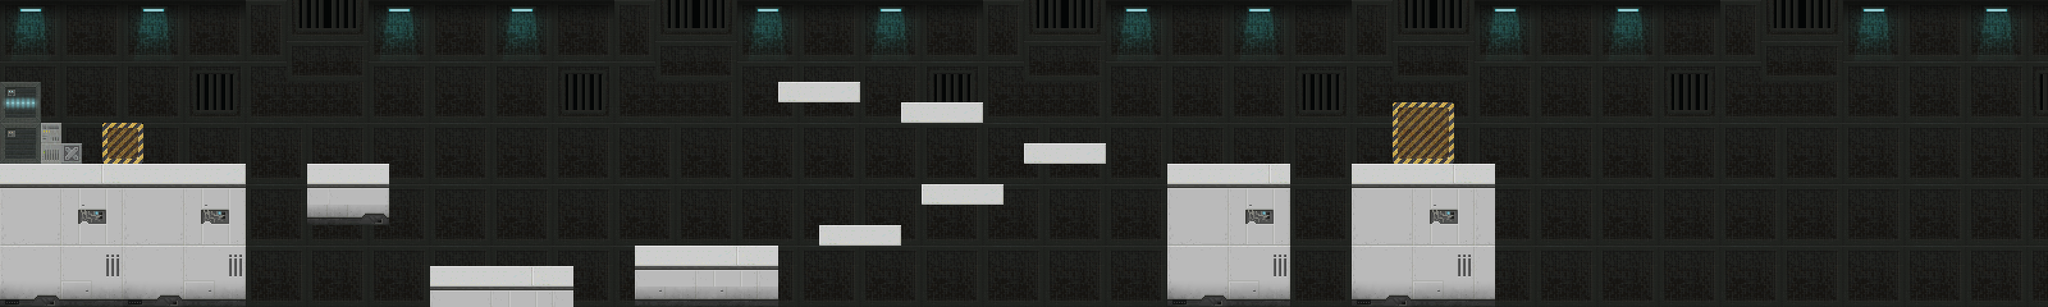

The image is a tile-based game level rendered from a .tmx file. Its description and source (layers, tilesets, objects; grid data summarised) follow:
An orthogonal 100x15 tile map with 32x32 px tiles, 2 tile layers (background, foreground), 2 tilesets and 29 objects (10x CoinEntity, 3x EnemyEntity, mainPlayer, me.LevelEntity).

<map version="1.0" tiledversion="1.1.5" orientation="orthogonal" renderorder="left-down" width="100" height="15" tilewidth="32" tileheight="32" infinite="0" nextobjectid="37">
 <tileset firstgid="1" source="scifi_platformTiles_32x32.tsx" />
 <tileset firstgid="806" source="tilesetOpenGame.tsx" />
 <layer name="background" width="100" height="15">
  <data>[1500 cells, 1500 non-empty, 125 distinct tile ids]</data>
 </layer>
 <objectgroup color="#23ff06" name="Entity">
  <object id="1" name="mainPlayer" x="169.589" y="162.403" width="64" height="64">
   <properties>
    <property name="framewidth" type="int" value="64" />
    <property name="image" type="file" value="../img/sprite/tim.png" />
   </properties>
  </object>
  <object id="9" name="CoinEntity" x="736.345" y="386.718" width="32" height="32" rotation="180">
   <properties>
    <property name="framewidth" type="int" value="32" />
    <property name="image" type="file" value="../img/sprite/spinning_coin_gold.png" />
   </properties>
  </object>
  <object id="10" name="CoinEntity" x="774.476" y="386.803" width="32" height="32" rotation="180">
   <properties>
    <property name="framewidth" type="int" value="32" />
    <property name="image" type="file" value="../img/sprite/spinning_coin_gold.png" />
   </properties>
  </object>
  <object id="14" name="CoinEntity" x="812.501" y="386.848" width="32" height="32" rotation="180">
   <properties>
    <property name="framewidth" type="int" value="32" />
    <property name="image" type="file" value="../img/sprite/spinning_coin_gold.png" />
   </properties>
  </object>
  <object id="15" name="CoinEntity" x="850.147" y="386.848" width="32" height="32" rotation="180">
   <properties>
    <property name="framewidth" type="int" value="32" />
    <property name="image" type="file" value="../img/sprite/spinning_coin_gold.png" />
   </properties>
  </object>
  <object id="16" name="CoinEntity" x="1117.66" y="222.445" width="32" height="32" rotation="180">
   <properties>
    <property name="framewidth" type="int" value="32" />
    <property name="image" type="file" value="../img/sprite/spinning_coin_gold.png" />
   </properties>
  </object>
  <object id="17" name="CoinEntity" x="1251.12" y="104.788" width="32" height="32" rotation="180">
   <properties>
    <property name="framewidth" type="int" value="32" />
    <property name="image" type="file" value="../img/sprite/spinning_coin_gold.png" />
   </properties>
  </object>
  <object id="18" name="CoinEntity" x="1294.49" y="104.788" width="32" height="32" rotation="180">
   <properties>
    <property name="framewidth" type="int" value="32" />
    <property name="image" type="file" value="../img/sprite/spinning_coin_gold.png" />
   </properties>
  </object>
  <object id="19" name="CoinEntity" x="1337.32" y="104.255" width="32" height="32" rotation="180">
   <properties>
    <property name="framewidth" type="int" value="32" />
    <property name="image" type="file" value="../img/sprite/spinning_coin_gold.png" />
   </properties>
  </object>
  <object id="31" name="CoinEntity" x="536.295" y="220.01" width="32" height="32" rotation="180">
   <properties>
    <property name="framewidth" type="int" value="32" />
    <property name="image" type="file" value="../img/sprite/spinning_coin_gold.png" />
   </properties>
  </object>
  <object id="32" name="CoinEntity" x="583.154" y="219.706" width="32" height="32" rotation="180">
   <properties>
    <property name="framewidth" type="int" value="32" />
    <property name="image" type="file" value="../img/sprite/spinning_coin_gold.png" />
   </properties>
  </object>
  <object id="34" name="me.LevelEntity" x="2178.07" y="161.253" width="92.1447" height="92.1447">
   <properties>
    <property name="duration" type="int" value="250" />
    <property name="fade" value="#FFFFFF" />
    <property name="to" value="tim3" />
   </properties>
  </object>
 </objectgroup>
 <objectgroup color="#ff0000" name="EnemyEntities">
  <object id="11" name="EnemyEntity" x="993.321" y="345.189" width="221.927" height="36" />
  <object id="20" name="EnemyEntity" x="1833.07" y="217.463" width="178.017" height="36" />
  <object id="33" name="EnemyEntity" x="480.766" y="218.49" width="125.175" height="36" />
 </objectgroup>
 <layer name="foreground" width="100" height="15">
  <data>[1500 cells, 249 non-empty, 62 distinct tile ids]</data>
 </layer>
 <objectgroup name="collision">
  <object id="2" x="1.43719" y="255.685" width="379.419" height="222.901" />
  <object id="3" x="479.833" y="256.308" width="126.167" height="93.3837" />
  <object id="4" x="0" y="0.993443">
   <polyline points="0,0 0,475.859" />
  </object>
  <object id="7" x="673.795" y="417.515" width="220.638" height="59.4026" />
  <object id="8" x="992.872" y="385.268" width="218.941" height="93.3469" />
  <object id="22" x="1216.84" y="128.521" width="125.786" height="30.0793" />
  <object id="23" x="1281.1" y="353.432" width="125.786" height="29.3957" />
  <object id="24" x="1441.07" y="289.171" width="125.786" height="29.3957" />
  <object id="25" x="1408.94" y="159.967" width="126.47" height="30.7629" />
  <object id="26" x="1601.04" y="225.595" width="125.786" height="28.7121" />
  <object id="27" x="1824.58" y="256.358" width="191.414" height="222.86" />
  <object id="28" x="1849.22" y="621.523" width="1.91828" />
  <object id="29" x="1745.64" y="67.1398" />
  <object id="35" x="2113.03" y="254.582" width="218.941" height="224.033" />
 </objectgroup>
</map>
